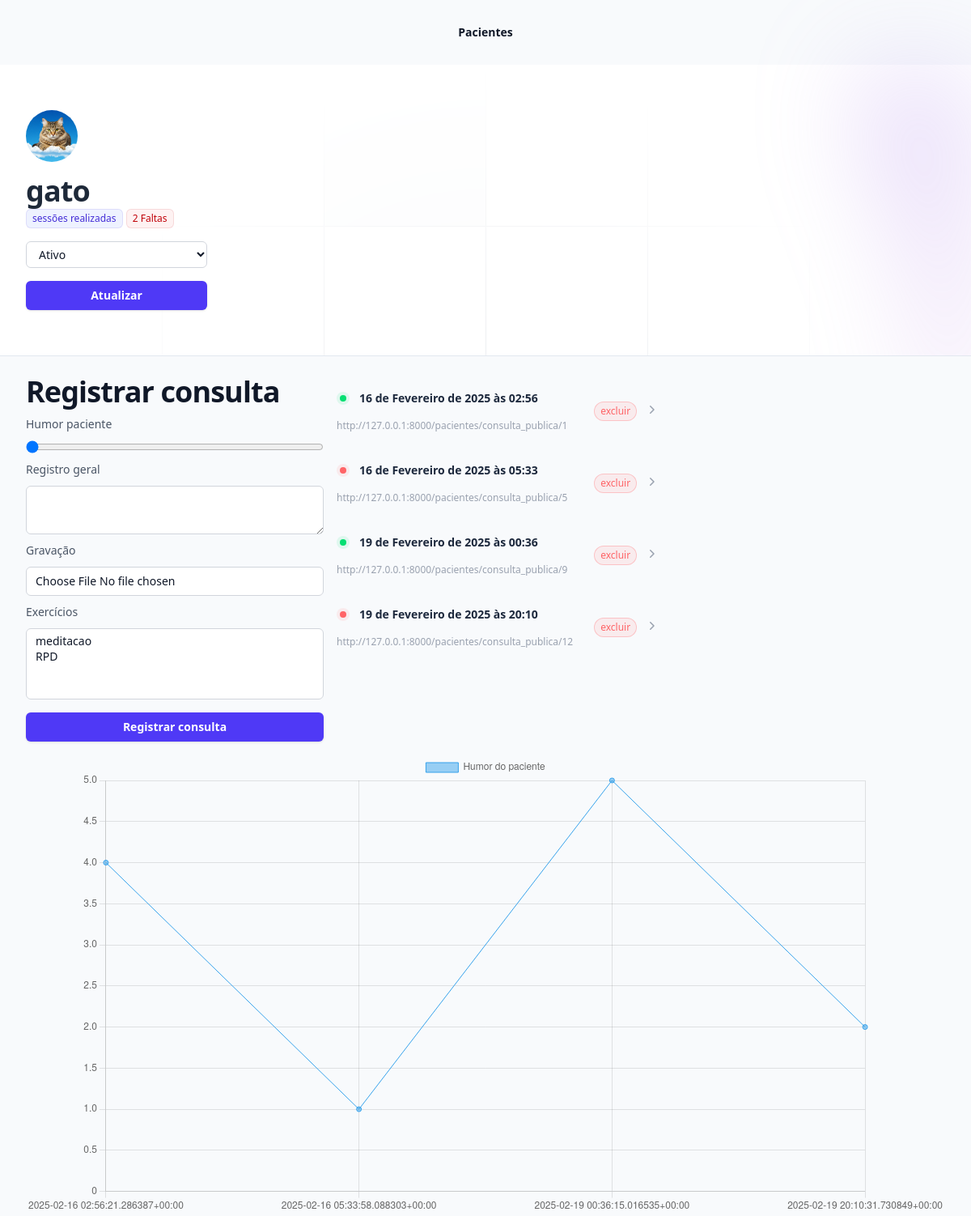
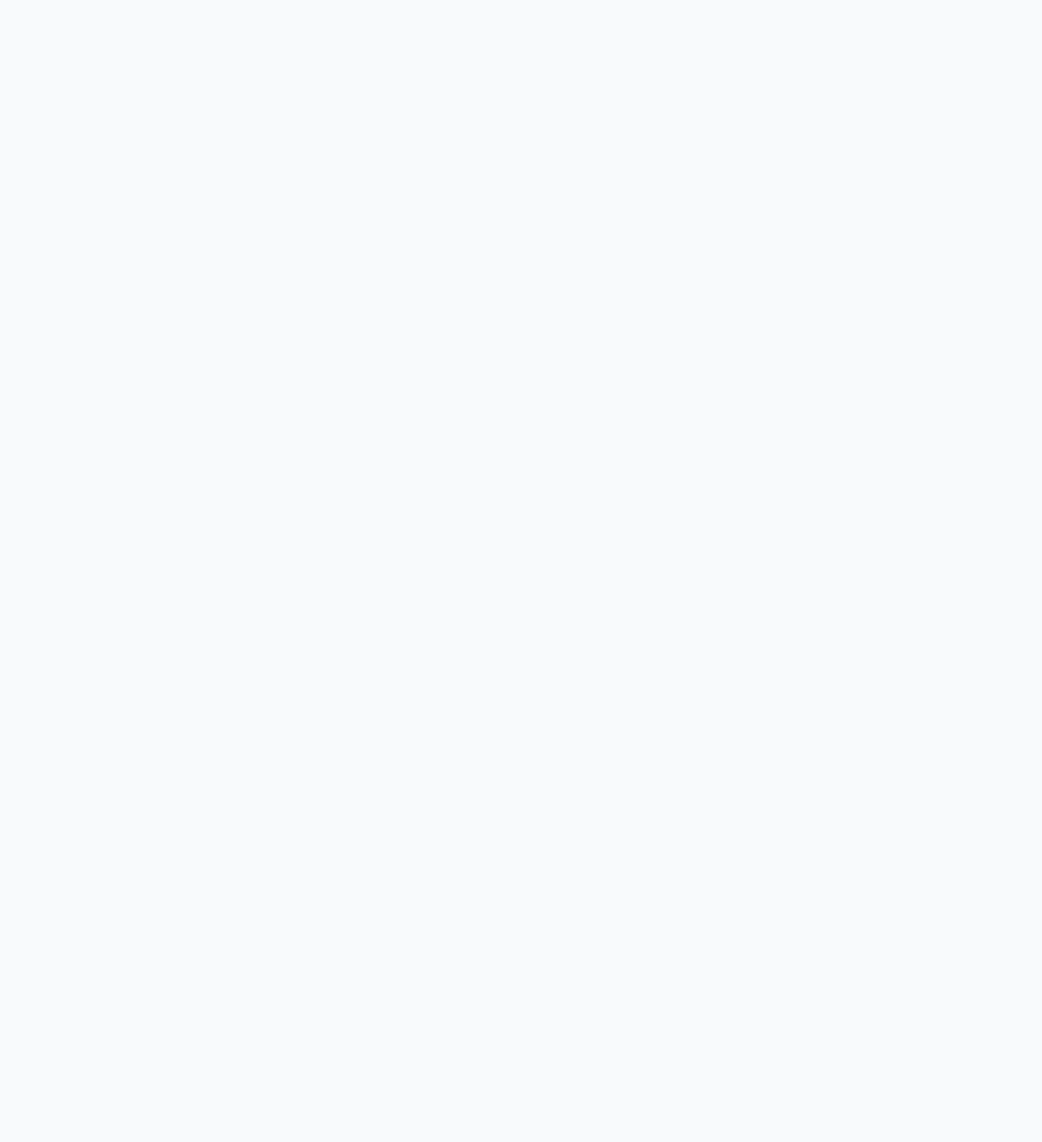
The page /pacientes/1 on the database its author committed (2 pictures, top to bottom).
### pacientes/models.py (models this page shows, shortened)
class Pacientes(models.Model):
    queixa_choices = (
        ('TDAH', 'TDAH'),
        ('D', 'Depressão'),
        ('A', 'Ansiedade'),
        ('TAG', 'Transtorno de ansiedade generalizada')
    )
    nome = models.CharField(max_length=255)
    email = models.EmailField(null=True, blank=True)
    telefone = models.CharField(max_length=255, null=True, blank=True)
    queixa = models.CharField(
        max_length=4, choices=queixa_choices, default='TDAH')
    foto = models.ImageField(upload_to='fotos')
    pagamento_em_dia = models.BooleanField(default=True)

class Consultas(models.Model):
    humor = models.PositiveIntegerField()
    registro_geral = models.TextField()
    video = models.FileField(upload_to="video")
    tarefas = models.ManyToManyField(Tarefas)
    paciente = models.ForeignKey(Pacientes, on_delete=models.CASCADE)
    data = models.DateTimeField(auto_now_add=True)
    @property
    def link_publico(self):
        return f"http://127.0.0.1:8000{reverse('consulta_publica', kwargs={'id': self.id})}"

### pacientes/views.py (the view, shortened to what this page needs)
# urls.py: path('<int:id>', views.paciente_view, name="paciente_view"),
def paciente_view(request, id):
    paciente = Pacientes.objects.get(id=id)
    if request.method == "GET":
        tarefas = Tarefas.objects.all()
        consultas = Consultas.objects.filter(paciente=paciente)
        tuple_grafico = ([str(i.data) for i in consultas],
                         [str(i.humor) for i in consultas])
        return render(request, 'paciente.html', {'tarefas': tarefas, 'paciente': paciente, 'consultas': consultas, 'tuple_grafico': tuple_grafico})

### pacientes/models.py (called while the page is built)
    def __str__(self):
        return self.tarefa

### templates/paciente.html (shortened to what this page needs)
{% extends "base.html" %}
{% block 'body' %}
<div class="relative isolate">
    <div class="pointer-events-none absolute left-1/2 right-0 top-0 -z-10 -ml-24 transform-gpu overflow-hidden blur-3xl lg:ml-24 xl:ml-48" aria-hidden="true">
    </div>
    <div class="py-14 sm:py-14">
        <div class="mx-auto max-w-7xl px-6 lg:px-8">
          <div class="mx-auto max-w-2xl lg:mx-0">
            <img class="size-16 rounded-full" src="{{paciente.foto.url}}" alt="">
            <p class="mt-4 text-pretty text-4xl font-semibold tracking-tight text-gray-800 sm:text-4xl">{{paciente.nome}}</p>
            <span class="inline-flex items-center rounded-md bg-indigo-50 px-2 py-1 text-xs font-medium text-indigo-700 ring-1 ring-inset ring-indigo-700/10">{{total_consultas}} sessões realizadas</span>
            <span class="inline-flex items-center rounded-md bg-red-50 px-2 py-1 text-xs font-medium text-red-700 ring-1 ring-inset ring-red-700/10">2 Faltas</span>
            <form action="{% url 'atualizar_paciente' paciente.id %}" method="POST"> {% csrf_token %}
                <select name="pagamento_em_dia" class="block w-1/3 mt-4 rounded-md bg-white px-3 py-1.5 text-base text-gray-900 outline outline-1 -outline-offset-1 outline-gray-300 placeholder:text-gray-400 focus:outline focus:outline-2 focus:-outline-offset-2 focus:outline-indigo-600 sm:text-sm/6">
                    <option value="ativo" {% if paciente.pagamento_em_dia %}selected{% endif %}>Ativo</option>
                </select>
                <button type="submit" class="inline-flex justify-center rounded-md bg-indigo-600 mt-4 cursor-pointer px-3 py-2  w-1/3 text-sm font-semibold text-white shadow-sm hover:bg-indigo-500 focus-visible:outline focus-visible:outline-2 focus-visible:outline-offset-2 focus-visible:outline-indigo-600">Atualizar</button>
            </form>
          </div>
        </div>
    </div>
    <div class="bg-slate-50 h-screen border-t-1 border-slate-200 ">
        <div class="max-w-7xl mx-auto px-6 lg:px-8 mt-6">
            <div class="grid grid-cols-3 gap-4">
                <div>
                    <h2 class="text-pretty text-3xl font-semibold tracking-tight text-gray-900 sm:text-4xl">Registrar consulta</h2>
                    <form action="{% url 'paciente_view' paciente.id %}" method="POST" enctype='multipart/form-data'>{% csrf_token %}
                        <label for="nome" class="block mt-2 text-sm/6 font-medium text-gray-600">Humor paciente</label>
                        <div class="mt-2">
                            <input type="range" name="humor" min="1" max="5" value="1" class="block w-full rounded-md text-base text-gray-900 placeholder:text-gray-400 sm:text-sm/6">
                        </div>
                        <label for="nome" class="block mt-2 text-sm/6 font-medium text-gray-600">Registro geral</label>
                        <div class="mt-2">
                            <textarea name="registro_geral" id="" class="block w-full rounded-md bg-white px-3 py-1.5 text-base text-gray-900 outline outline-1 -outline-offset-1 outline-gray-300 placeholder:text-gray-400 focus:outline focus:outline-2 focus:-outline-offset-2 focus:outline-indigo-600 sm:text-sm/6"></textarea>
                        </div>
                        <label for="nome" class="block mt-2 text-sm/6 font-medium text-gray-600">Gravação</label>
                        <div class="mt-2">
                            <input type="file" required name="video" id="foto" class="block w-full rounded-md bg-white px-3 py-1.5 text-base text-gray-900 outline outline-1 -outline-offset-1 outline-gray-300 placeholder:text-gray-400 focus:outline focus:outline-2 focus:-outline-offset-2 focus:outline-indigo-600 sm:text-sm/6">
                        </div>
                        <label for="nome" class="block mt-2 text-sm/6 font-medium text-gray-600">Exercícios</label>
                        <div class="mt-2">
                            <select name="tarefas" id="" multiple class="block w-full rounded-md bg-white px-3 py-1.5 text-base text-gray-900 outline outline-1 -outline-offset-1 outline-gray-300 placeholder:text-gray-400 focus:outline focus:outline-2 focus:-outline-offset-2 focus:outline-indigo-600 sm:text-sm/6">
                                {% for tarefa in tarefas %}
                                  <option value="{{tarefa.id}}">{{tarefa}}</option>
                                {% endfor %}
                            </select>
                        </div>
                        <button type="submit" class="inline-flex justify-center rounded-md bg-indigo-600 mt-4 cursor-pointer px-3 py-2 w-full text-sm font-semibold text-white shadow-sm hover:bg-indigo-500 focus-visible:outline focus-visible:outline-2 focus-visible:outline-offset-2 focus-visible:outline-indigo-600">Registrar consulta</button>
                    </form>
                </div>
                <div class="mx-auto">
                    <ul role="list" class="divide-y divide-white/5">
                        {% for consulta in consultas %}
                            <li class="relative flex items-center space-x-4 py-4">
                                <div class="min-w-0 flex-auto">
                                    <div class="flex items-center gap-x-3">
                                    <div class="flex-none rounded-full p-1 {% if consulta.humor >= 3 %}bg-green-400/10  text-green-400{% else %}bg-red-400/10  text-red-400{% endif %}">
                                        <div class="size-2 rounded-full bg-current"></div>
                                    </div>
                                    <h2 class="min-w-0 text-sm/6 font-semibold text-slate-800">
                                        <a href="{% url 'consulta_publica' consulta.id %}" class="flex gap-x-2">
                                        <span class="truncate">{{consulta.data}}</span>
                                        </a>
                                    </h2>
                                    </div>
                                    <div class="mt-3 flex items-center gap-x-2.5 text-xs/5 text-gray-400">
                                    <p class="truncate">{{consulta.link_publico}}</p>
                                    </div>
                                </div>
                                    <a href="{% url 'excluir_consulta' consulta.id %}" class="flex gap-x-2">
                                        <div class="flex-none rounded-full bg-red-400/10 px-2 py-1 text-xs font-medium text-red-400 ring-1 ring-inset ring-red-400/30">excluir</div>
                                        <svg class="size-5 flex-none text-gray-400" viewBox="0 0 20 20" fill="currentColor" aria-hidden="true" data-slot="icon">
                                            <path fill-rule="evenodd" d="M8.22 5.22a.75.75 0 0 1 1.06 0l4.25 4.25a.75.75 0 0 1 0 1.06l-4.25 4.25a.75.75 0 0 1-1.06-1.06L11.94 10 8.22 6.28a.75.75 0 0 1 0-1.06Z" clip-rule="evenodd" />
                                        </svg>
                                    </a>
                                </li>
                        {% endfor %}
                      </ul>
                </div>
            </div>
            <div class="mt-4">
                <canvas id="myChart"></canvas>
              </div>
        </div>
    </div>
</div>
<script>
    const ctx = document.getElementById('myChart');
    new Chart(ctx, {
      type: 'line',
      data: {
        labels: {{tuple_grafico.0|safe}},
        datasets: [{
          label: 'Humor do paciente',
          data: {{tuple_grafico.1|safe}},
          borderWidth: 1
        }]
      },
      options: {
        scales: {
          y: {
            beginAtZero: true
          }
        }
      }
    });
</script>
{% endblock 'body' %}

### templates/base.html (shortened to what this page needs)
<!DOCTYPE html>
<html lang="en">
<head>
    <script src="https://unpkg.com/@tailwindcss/browser@4"></script>
</head>
<body>
    <header class="bg-slate-50">
        <nav class="flex items-center justify-between p-6 lg:px-8" aria-label="Global">
          <div class="flex lg:flex-1">
            <a href="#" class="-m-1.5 p-1.5">
            </a>
          </div>
          <div class="hidden lg:flex lg:gap-x-12">
            <a href="{% url 'pacientes' %}" class="text-sm/6 font-semibold text-gray-900">Pacientes</a>
          </div>
        </nav>
      </header>
    {% block 'body' %}{% endblock 'body' %}
</body>
</html>

### rows shown on the page
Pacientes: foto (picture), nome "gato", pagamento_em_dia "Ativo"
Consultas: data "16 de Fevereiro de 2025 às 02:56", link_publico "http://127.0.0.1:8000/pacientes/consulta_publica/1"
Consultas: data "16 de Fevereiro de 2025 às 05:33", link_publico "http://127.0.0.1:8000/pacientes/consulta_publica/5"
Consultas: data "19 de Fevereiro de 2025 às 00:36", link_publico "http://127.0.0.1:8000/pacientes/consulta_publica/9"
Consultas: data "19 de Fevereiro de 2025 às 20:10", link_publico "http://127.0.0.1:8000/pacientes/consulta_publica/12"

### other values the page prints
chart data {{ tuple_grafico.1|safe }} ['4', '1', '5', '2']
